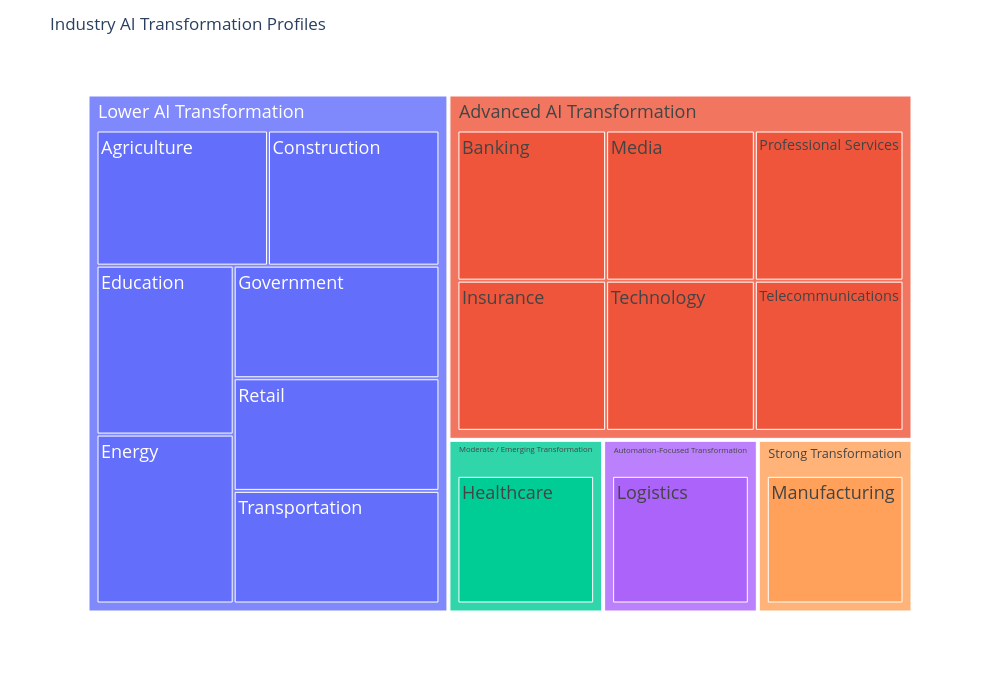

Here is the notebook cell this chart was saved with:
### Code cell
plot_data = industry_scaled.reset_index()
plot_data["count"] = 1

fig = px.treemap(
    plot_data,
    path=["profile", "industry"],
    values="count"
)

fig.update_traces(
    textinfo="label",
    textfont=dict(size=18)
)

fig.update_layout(
    title="Industry AI Transformation Profiles",
    width=1000,
    height=700
)

fig.show()

### Figure 1 — Plotly figure (JSON) as saved in the notebook; plotly's stock layout.template omitted (floating-point values rounded to 4 significant figures)
{"data": [{"branchvalues": "total", "domain": {"x": [0, 1], "y": [0, 1]}, "hovertemplate": "labels=%{label}<br>count=%{value}<br>parent=%{parent}<br>id=%{id}<extra></extra>", "ids": ["Lower AI Transformation/Agriculture", "Advanced AI Transformation/Banking", "Lower AI Transformation/Construction", "Lower AI Transformation/Education", "Lower AI Transformation/Energy", "Lower AI Transformation/Government", "Moderate / Emerging Transformation/Healthcare", "Advanced AI Transformation/Insurance", "Automation-Focused Transformation/Logistics", "Strong Transformation/Manufacturing", "Advanced AI Transformation/Media", "Advanced AI Transformation/Professional Services", "Lower AI Transformation/Retail", "Advanced AI Transformation/Technology", "Advanced AI Transformation/Telecommunications", "Lower AI Transformation/Transportation", "Lower AI Transformation", "Advanced AI Transformation", "Moderate / Emerging Transformation", "Automation-Focused Transformation", "Strong Transformation"], "labels": ["Agriculture", "Banking", "Construction", "Education", "Energy", "Government", "Healthcare", "Insurance", "Logistics", "Manufacturing", "Media", "Professional Services", "Retail", "Technology", "Telecommunications", "Transportation", "Lower AI Transformation", "Advanced AI Transformation", "Moderate / Emerging Transformation", "Automation-Focused Transformation", "Strong Transformation"], "name": "", "parents": ["Lower AI Transformation", "Advanced AI Transformation", "Lower AI Transformation", "Lower AI Transformation", "Lower AI Transformation", "Lower AI Transformation", "Moderate / Emerging Transformation", "Advanced AI Transformation", "Automation-Focused Transformation", "Strong Transformation", "Advanced AI Transformation", "Advanced AI Transformation", "Lower AI Transformation", "Advanced AI Transformation", "Advanced AI Transformation", "Lower AI Transformation", "", "", "", "", ""], "textfont": {"size": 18}, "textinfo": "label", "type": "treemap", "values": [1.0, 1.0, 1.0, 1.0, 1.0, 1.0, 1.0, 1.0, 1.0, 1.0, 1.0, 1.0, 1.0, 1.0, 1.0, 1.0, 7.0, 6.0, 1.0, 1.0, 1.0]}], "layout": {"height": 700, "legend": {"tracegroupgap": 0}, "margin": {"t": 60}, "title": {"text": "Industry AI Transformation Profiles"}, "width": 1000}}
